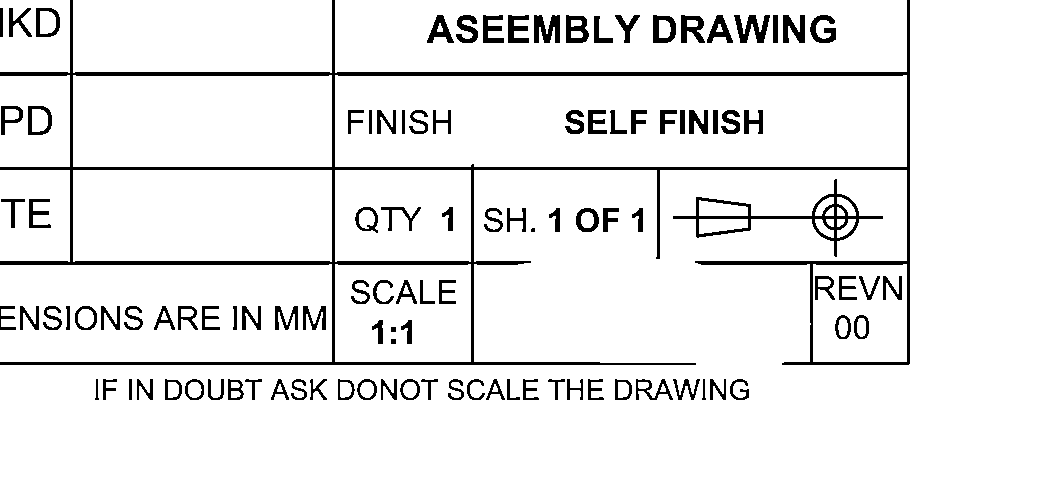
#> input picture backend/vision/debug/sam102lieho96gdtagospou2z_debug_ocr_roi_title_block_0.png, 1052 x 496 px
$ python opencv_engine.py debug/sam102lieho96gdtagospou2z_debug_ocr_roi_title_block_0.png
#> lines starting #> are read from the running program, lines starting #| are printed output that depends on the picture; after the words box and inside, x2 and y2 are one past the last pixel; in counts of white or black regions, pixels touching at a corner belong together
### backend/vision/pipeline.py
import cv2
import numpy as np
import math

class ImagePipeline:
    def __init__(self, target_dpi=300):
        self.target_dpi = target_dpi

    def process(self, image_path):
        """Runs the full preprocessing pipeline on the given image path."""
        # Check if PDF
        if image_path.lower().endswith(".pdf"):
            import fitz
            doc = fitz.open(image_path)
            if doc.page_count == 0:
                raise ValueError("PDF has no pages")
            page = doc.load_page(0)
            pix = page.get_pixmap(dpi=300)
            # Convert fitz pixmap to numpy array for cv2
            img = np.frombuffer(pix.samples, dtype=np.uint8).reshape(pix.height, pix.width, pix.n)
            # if it has alpha channel, convert to BGR, else RGB to BGR
            if pix.n == 4:
                img = cv2.cvtColor(img, cv2.COLOR_RGBA2BGR)
            else:
                img = cv2.cvtColor(img, cv2.COLOR_RGB2BGR)
            doc.close()
        else:
            # Read image natively
            img = cv2.imread(image_path)
#> img is the input picture: shape (496, 1052, 3); 92.6% white; 110 black regions (1 under 20 px), largest, box (x1, y1, x2, y2) and area: (0, 0, 910, 365) 15638, (673, 179, 883, 257) 1925, (734, 15, 770, 43) 531

        if img is None:
            raise ValueError(f"Could not read image at {image_path}")

        processed = img.copy()

        # 1. DPI Normalization (Resize to approximate 300 DPI if too small)
        # Assuming typical drawing is A4/A3, we scale it up if height < 2000
        height, width = processed.shape[:2]
        if height < 2000:
            scale = 2000 / height
            processed = cv2.resize(processed, None, fx=scale, fy=scale, interpolation=cv2.INTER_CUBIC)

        # Convert to grayscale for most operations
        gray = cv2.cvtColor(processed, cv2.COLOR_BGR2GRAY)

        # 2. Border Removal
        gray = self.remove_borders(gray)

        # 3. Deskewing
        gray = self.deskew(gray)

        # 4. Noise Removal & Sharpening
        # Apply slight blur to remove high-frequency noise
        blurred = cv2.GaussianBlur(gray, (5, 5), 0)
        # Unsharp masking for sharpening
        sharpened = cv2.addWeighted(gray, 1.5, blurred, -0.5, 0)

        # 5. Contrast (CLAHE)
        clahe = cv2.createCLAHE(clipLimit=2.0, tileGridSize=(8, 8))
        contrast = clahe.apply(sharpened)

        # 6. Thresholding (Adaptive)
        binary = cv2.adaptiveThreshold(
            contrast, 255,
            cv2.ADAPTIVE_THRESH_GAUSSIAN_C,
            cv2.THRESH_BINARY, 11, 2
        )

        # 7. Morphological Operations (Opening/Closing to clean text)
        kernel = cv2.getStructuringElement(cv2.MORPH_RECT, (2, 2))
        # Remove small black noise
        opened = cv2.morphologyEx(binary, cv2.MORPH_OPEN, kernel, iterations=1)
        # Connect text segments
        cleaned = cv2.morphologyEx(opened, cv2.MORPH_CLOSE, kernel, iterations=1)

        return cleaned, contrast # return binary cleaned and grayscale contrast image

    def remove_borders(self, gray_img):
        """Removes dark borders from scanned images."""
        # Threshold to find borders
        _, thresh = cv2.threshold(gray_img, 50, 255, cv2.THRESH_BINARY)
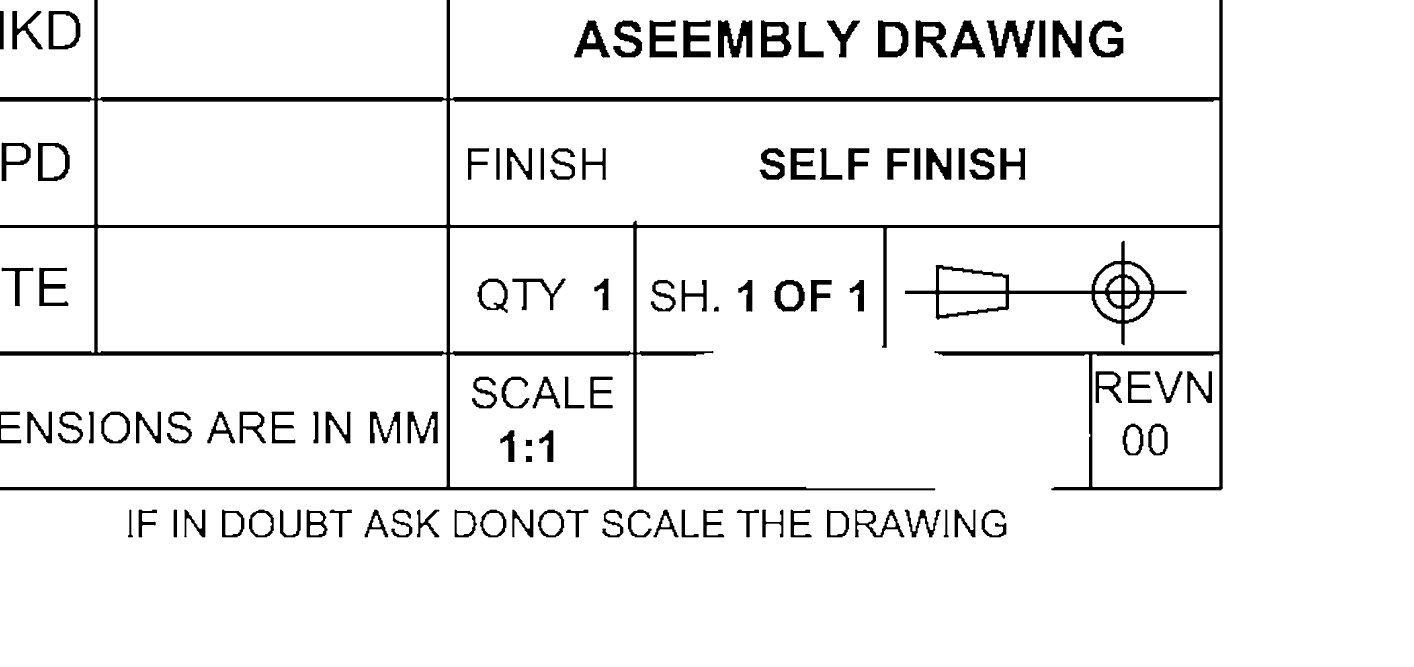
#> thresh: shape (2000, 4242) (shown at 1/3 size); 93.8% white; 110 black regions
        # Find contours
        contours, _ = cv2.findContours(thresh, cv2.RETR_EXTERNAL, cv2.CHAIN_APPROX_SIMPLE)
#> contours = 13 contours; largest, box (x1, y1, x2, y2) and area: (0, 0, 4242, 2000) 4270970, (1350, 301, 3658, 675) 851256, (1350, 0, 3658, 296) 669072, (0, 1063, 1340, 1461) 524084, (293, 301, 1340, 675) 386064
        if not contours:
            return gray_img

        # Find largest contour which is presumably the page
        largest_contour = max(contours, key=cv2.contourArea)
#> largest_contour = contour of 147 points, box (x1, y1, x2, y2) (0, 0, 4242, 2000), area 4270970
        x, y, w, h = cv2.boundingRect(largest_contour)
#> x = 0; y = 0; w = 4242; h = 2000

        # Crop if the contour is reasonably large
        img_h, img_w = gray_img.shape
        if w > 0.5 * img_w and h > 0.5 * img_h:
            return gray_img[y:y+h, x:x+w]
        return gray_img

    def deskew(self, image):
        """Calculates skew angle and rotates image to straighten it."""
        # Use edge detection and Hough lines to find dominant angle
        edges = cv2.Canny(image, 50, 150, apertureSize=3)
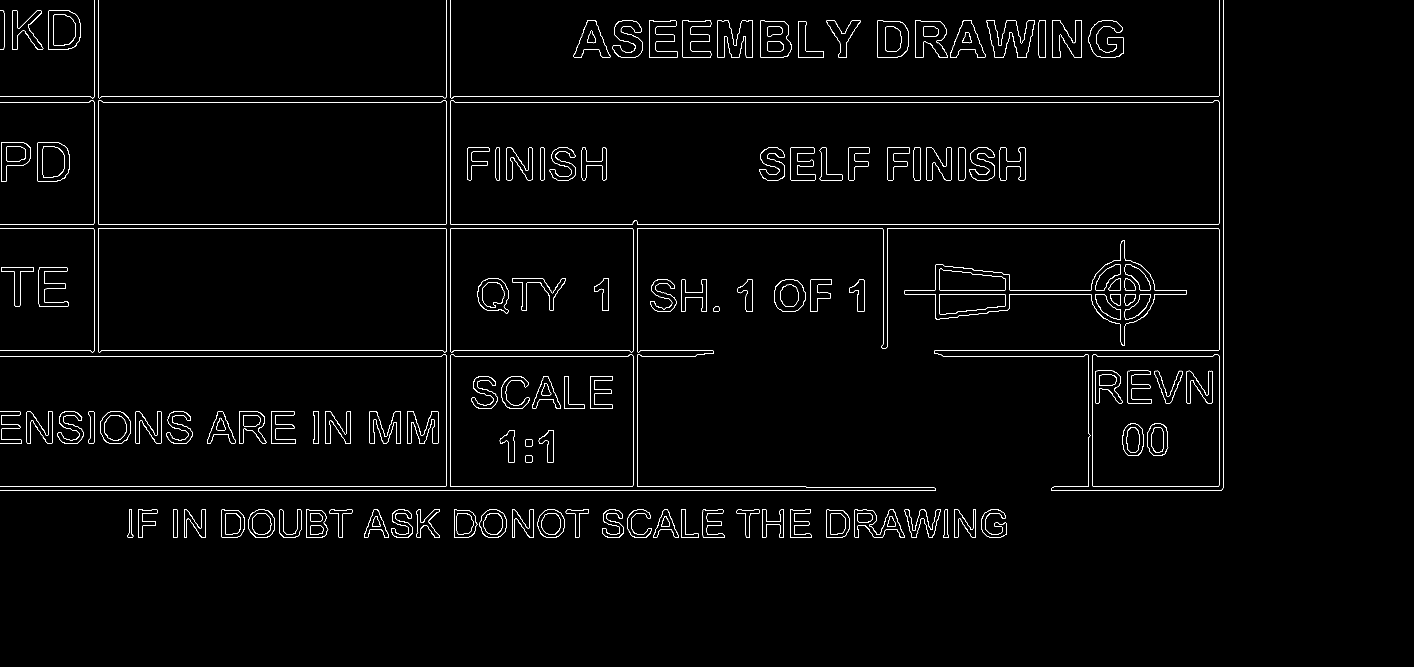
#> edges: shape (2000, 4242) (shown at 1/3 size); 1.1% white in thin lines or dots, all inside (x1, y1, x2, y2) = (0, 0, 3670, 1614)
        lines = cv2.HoughLinesP(edges, 1, np.pi / 180, 100, minLineLength=100, maxLineGap=10)
#> lines = 52 rows, first 6: [1364, 306, 3639, 306], [0, 1471, 2805, 1471], [1350, 290, 3654, 290], [2803, 1052, 3654, 1052], [0, 1459, 1337, 1459], [1913, 673, 3654, 673]

        if lines is None:
            return image

        angles = []
        for line in lines:
            x1, y1, x2, y2 = line[0]
            angle = math.degrees(math.atan2(y2 - y1, x2 - x1))
            # We only care about angles close to horizontal (-45 to 45)
            if -45 < angle < 45:
                angles.append(angle)
#> this loop made 52 passes
#> (x1, y1, x2, y2, angle) on passes 1 to 8: (1364, 306, 3639, 306, 0), (0, 1471, 2805, 1471, 0), (1350, 290, 3654, 290, 0), (2803, 1052, 3654, 1052, 0), (0, 1459, 1337, 1459, 0), (1913, 673, 3654, 673, 0), (295, 685, 1337, 685, 0), (3291, 1068, 3639, 1068, 0)
#> after the loop, angles = [0, 0, 0, 0, 0, 0, 0, 0, 0, 0, 0, 0, 0, 0, 0, 0, 0, 0, 0]

        if not angles:
            return image

        median_angle = np.median(angles)
#> median_angle = 0

        if abs(median_angle) < 0.5: # Almost straight
            return image

        # Rotate image
        (h, w) = image.shape[:2]
        center = (w // 2, h // 2)
        M = cv2.getRotationMatrix2D(center, median_angle, 1.0)

        # Keep background white (255)
        rotated = cv2.warpAffine(image, M, (w, h), flags=cv2.INTER_CUBIC, borderMode=cv2.BORDER_CONSTANT, borderValue=(255, 255, 255))
        return rotated

    # [50 lines left out: function extract_opencv_features, not called in this run]

### backend/vision/roi_detector.py
import cv2
import numpy as np

class ROIDetector:
    def __init__(self):
        pass

    def detect(self, binary_img, gray_img):
        """
        Detects Regions of Interest (ROIs) from the preprocessed images.
        Returns a list of dicts: [{'type': 'title_block', 'box': (x,y,w,h)}, ...]
        """
        rois = []

        # Invert binary image (so text/lines are white, background is black)
        # Assuming the pipeline outputs black text on white background (THRESH_BINARY)
        # If it's already inverted, skip this. Let's assume standard binary: text is black (0).
        inverted = cv2.bitwise_not(binary_img)
#> inverted: shape (2000, 4242); 6.3% white; 2694 white regions (2577 under 20 px), largest, box (x1, y1, x2, y2) and area: (0, 0, 3672, 1474) 222487, (2715, 723, 3563, 1039) 27898, (2961, 62, 3107, 176) 4557

        # Detect Title Block (usually bottom right)
        tb_box = self._detect_title_block(inverted)
        if tb_box:
            rois.append({
                'type': 'title_block',
                'box': tb_box
            })

        # Detect Dimension/Notes areas
        # We can use morphological dilation to group text blocks
        notes_boxes = self._detect_text_blocks(inverted, exclude_box=tb_box)
        for box in notes_boxes:
            rois.append({
                'type': 'dimension_area',
                'box': box
            })

        return rois

    def _detect_title_block(self, inverted_img):
        """Finds the title block, typically a large rectangular grid in bottom-right."""
        h, w = inverted_img.shape

        # Dilate to connect text and lines into blocks
        kernel = cv2.getStructuringElement(cv2.MORPH_RECT, (30, 30))
        dilated = cv2.dilate(inverted_img, kernel, iterations=1)
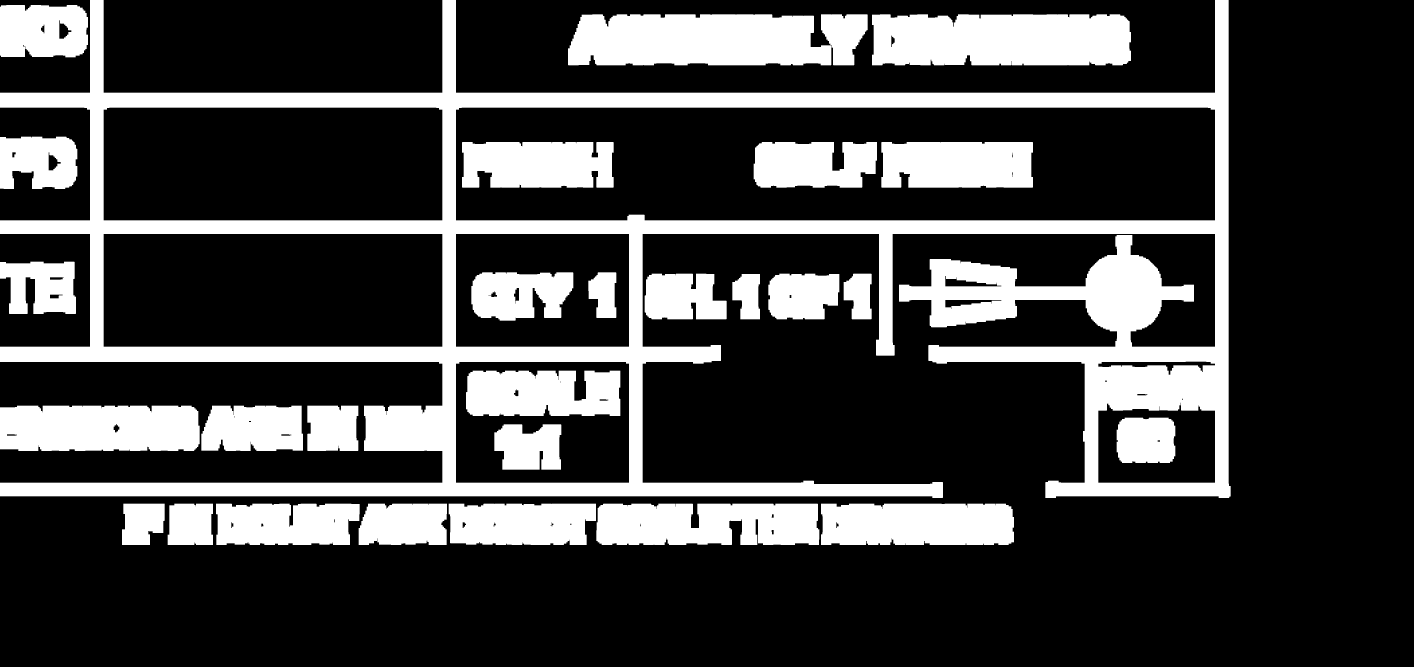
#> dilated: shape (2000, 4242) (shown at 1/3 size); 25.4% white; 29 white regions

        contours, _ = cv2.findContours(dilated, cv2.RETR_EXTERNAL, cv2.CHAIN_APPROX_SIMPLE)
#> contours = 21 contours; largest, box (x1, y1, x2, y2) and area: (0, 0, 3692, 1494) 2881822, (2616, 43, 3393, 196) 113651, (1704, 43, 2494, 196) 108672, (0, 1217, 599, 1353) 78532, (1789, 1511, 2458, 1635) 75718

        candidates = []
        for c in contours:
            x, y, bw, bh = cv2.boundingRect(c)
            # Title block is usually in the bottom right quadrant
            if x > w/2 and y > h/2 and bw > 100 and bh > 50:
                candidates.append((x, y, bw, bh))
#> this loop made 21 passes
#> (x, y, bw, bh) on passes 1 to 8: (2463, 1511, 579, 124), (1789, 1511, 669, 124), (1346, 1511, 442, 124), (1076, 1511, 265, 124), (648, 1511, 431, 124), (503, 1511, 136, 124), (366, 1511, 128, 124), (922, 1217, 153, 136)
#> after the loop, candidates = [(2463, 1511, 579, 124)]

        if not candidates:
            # Fallback: Just return a static bottom-right crop if heuristic fails
            return (int(w*0.7), int(h*0.8), int(w*0.3), int(h*0.2))

        # Get the one closest to bottom right
        # Distance to bottom right: (w - (x+bw))^2 + (h - (y+bh))^2
        best = min(candidates, key=lambda b: (w - (b[0]+b[2]))**2 + (h - (b[1]+b[3]))**2)
#> best = (2463, 1511, 579, 124)
        return best

    def _detect_text_blocks(self, inverted_img, exclude_box=None):
        """Finds text/dimension blocks using dilation and contour finding."""
#> called with exclude_box = (2463, 1511, 579, 124)
        kernel = cv2.getStructuringElement(cv2.MORPH_RECT, (25, 10))
        dilated = cv2.dilate(inverted_img, kernel, iterations=2)
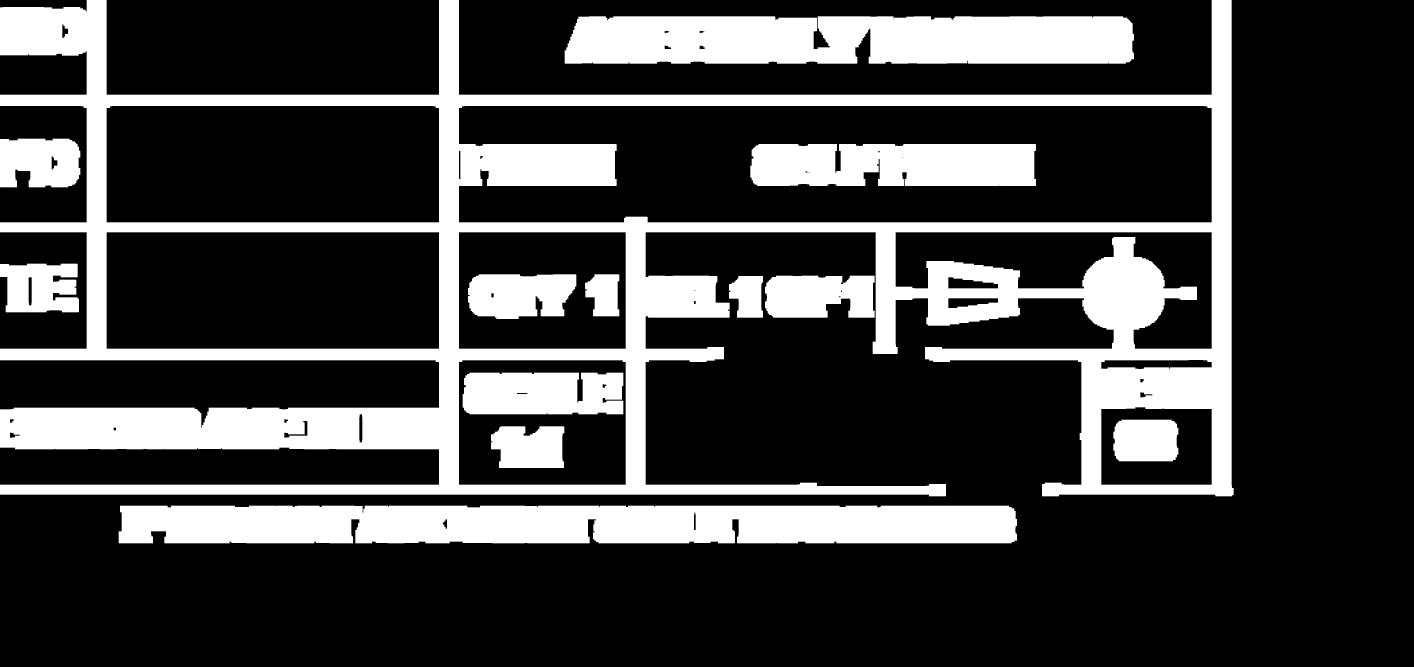
#> dilated: shape (2000, 4242) (shown at 1/3 size); 24.5% white; 13 white regions

        contours, _ = cv2.findContours(dilated, cv2.RETR_EXTERNAL, cv2.CHAIN_APPROX_SIMPLE)
#> contours = 7 contours; box (x1, y1, x2, y2) and area: (0, 0, 3701, 1489) 3200818, (356, 1517, 3051, 1630) 293831, (1694, 49, 3402, 191) 229830, (2295, 827, 2624, 953) 35831, (0, 416, 241, 562) 31262, (0, 791, 237, 937) 28933, (2187, 828, 2289, 953) 10058

        boxes = []
        for c in contours:
            x, y, w, h = cv2.boundingRect(c)
            # Filter out noise (too small) or full page (too large)
            if w > 30 and h > 15 and (w*h) < (inverted_img.shape[0]*inverted_img.shape[1]*0.5):
                # Check overlap with title block
                if exclude_box:
                    ex, ey, ew, eh = exclude_box
                    # simple intersection check
                    if x < ex+ew and x+w > ex and y < ey+eh and y+h > ey:
                        continue
                boxes.append((x, y, w, h))
#> this loop made 7 passes
#> (x, y, w, h) on passes 1 to 7: (356, 1517, 2695, 113), (2187, 828, 102, 125), (2295, 827, 329, 126), (0, 791, 237, 146), (0, 416, 241, 146), (1694, 49, 1708, 142), (0, 0, 3701, 1489)
#> after the loop, boxes = [(2187, 828, 102, 125), (2295, 827, 329, 126), (0, 791, 237, 146), (0, 416, 241, 146), (1694, 49, 1708, 142)]

        # Limit to top N boxes to avoid thousands of small boxes
        boxes = sorted(boxes, key=lambda b: b[2]*b[3], reverse=True)[:5]
#> boxes = [(1694, 49, 1708, 142), (2295, 827, 329, 126), (0, 416, 241, 146), (0, 791, 237, 146), (2187, 828, 102, 125)]
        return boxes

### backend/vision/opencv_engine.py
import argparse
import json
import os
import sys
import cv2
from pipeline import ImagePipeline
from roi_detector import ROIDetector

def main():
    parser = argparse.ArgumentParser(description="OpenCV Engine for Engineering Drawings")
    parser.add_argument("input_image", help="Path to the input image file")
    parser.add_argument("--output_dir", help="Directory to save the output clean image and ROIs", default=None)

    args = parser.parse_args()

    input_path = args.input_image
    output_dir = args.output_dir

    if output_dir is None:
        # Default to the same directory as input
        output_dir = os.path.dirname(os.path.abspath(input_path))

    os.makedirs(output_dir, exist_ok=True)

    try:
        # 1. Process Image
        pipeline = ImagePipeline(target_dpi=300)
        clean_img, contrast_img = pipeline.process(input_path)

        # Save clean image
        base_name = os.path.splitext(os.path.basename(input_path))[0]
        clean_path = os.path.join(output_dir, f"{base_name}_clean.png")
        cv2.imwrite(clean_path, clean_img)

        # 2. Detect ROIs
        detector = ROIDetector()
        # Pass both binary(cleaned) and contrast (grayscale) to detector
        # Currently the pipeline returns a binary image as 'cleaned'
        rois = detector.detect(clean_img, contrast_img)
#> in detect, `notes_boxes = self._detect_text_blocks(inverted, exclude_box=tb_box)`: notes_boxes has the same summary as boxes in _detect_text_blocks
#> the loop in detect, `for box in notes_boxes:` made 5 passes
#> after the loop in detect, `for box in notes_boxes:`: rois = 6 items
#> rois = 6 items

        # Save ROI crops
        roi_results = []
        for i, roi in enumerate(rois):
            x, y, w, h = roi['box']
            roi_crop = clean_img[y:y+h, x:x+w]

            roi_type = roi['type']
            roi_filename = f"{base_name}_roi_{roi_type}_{i}.png"
            roi_path = os.path.join(output_dir, roi_filename)

            cv2.imwrite(roi_path, roi_crop)

            roi_results.append({
                "type": roi_type,
                "path": roi_path,
                "box": {"x": x, "y": y, "w": w, "h": h}
            })
#> this loop made 6 passes
#> pass 1, in main, `roi_crop = clean_img[y:y+h, x:x+w]`:
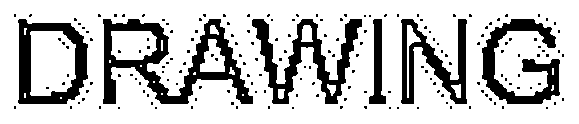
#> roi_crop: shape (124, 579); 76.5% white; 180 black regions (174 under 20 px), largest, box (x1, y1, x2, y2) and area: (103, 19, 253, 104) 4448, (252, 19, 362, 104) 3148, (482, 19, 560, 104) 2591, (18, 19, 88, 104) 2508, (401, 19, 467, 104) 2244, (369, 19, 386, 104) 753
#> pass 2, in main, `roi_crop = clean_img[y:y+h, x:x+w]`:
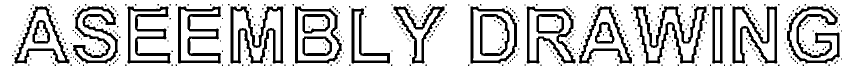
#> roi_crop: shape (142, 1708) (shown at 1/2 size); 79.6% white; 404 black regions (383 under 20 px), largest, box (x1, y1, x2, y2) and area: (1267, 13, 1413, 127) 4557, (461, 13, 567, 127) 4242, (1574, 13, 1680, 127) 3484
#> pass 3, in main, `roi_crop = clean_img[y:y+h, x:x+w]`:
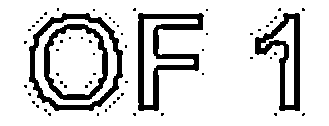
#> roi_crop: shape (126, 329); 83.7% white; 62 black regions (58 under 20 px), largest, box (x1, y1, x2, y2) and area: (138, 13, 204, 111) 2072, (29, 13, 123, 111) 1631, (255, 13, 300, 111) 1483, (44, 24, 108, 100) 1196
#> after the loop, roi_results = 6 items

        # 3. Prepare JSON response
        response = {
            "success": True,
            "clean_image_path": clean_path,
            "rotation": 0.0, # Placeholder for detected orientation rotation
            "deskewed": True,
            "dpi": 300,
            "rois": roi_results
        }

        # Output strictly JSON to stdout
        print(json.dumps(response))
#> (printed output is left out)
        sys.exit(0)
#> (the program exits here)
